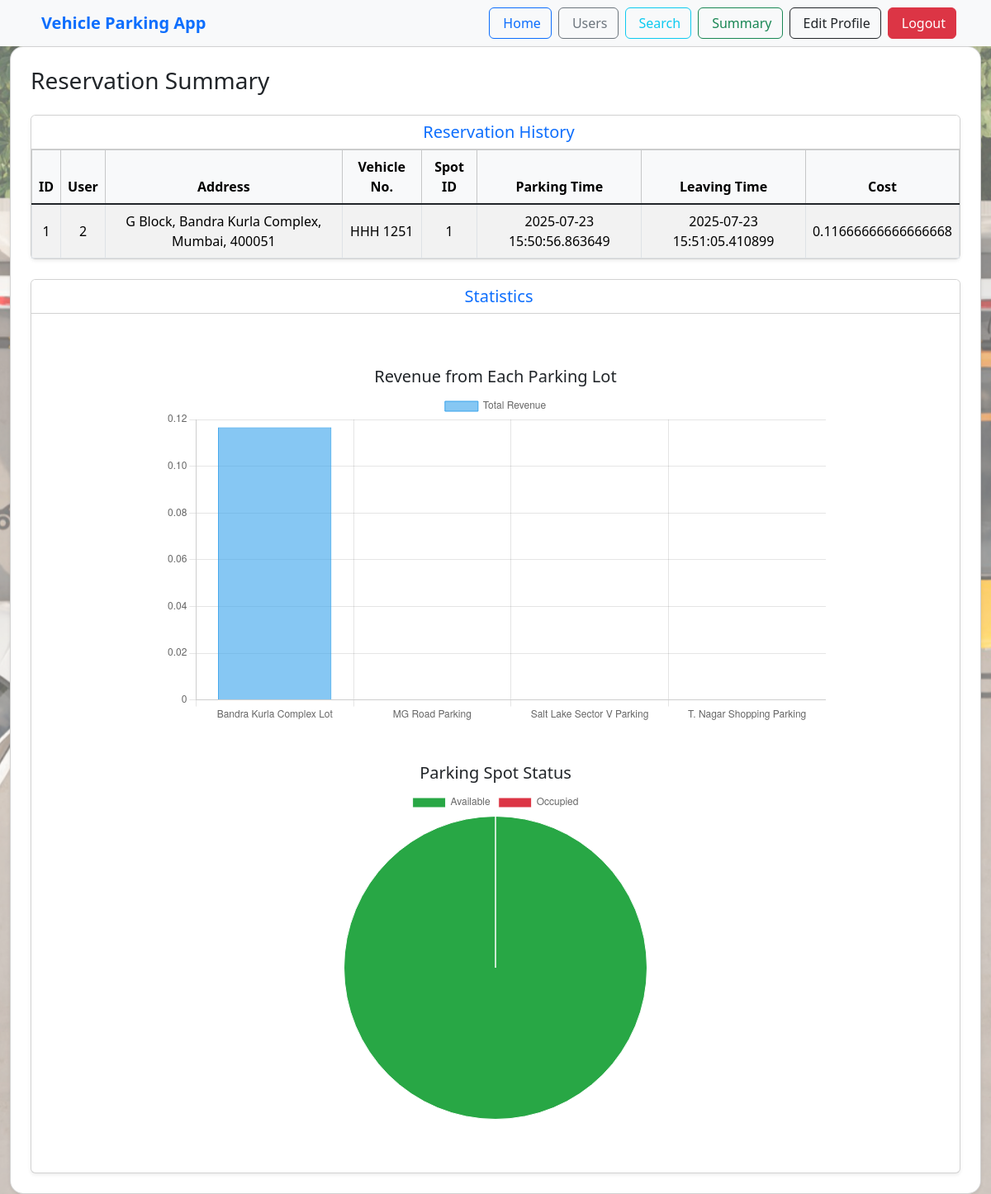
The page /summary_admin (signed in) on the database as committed earlier.
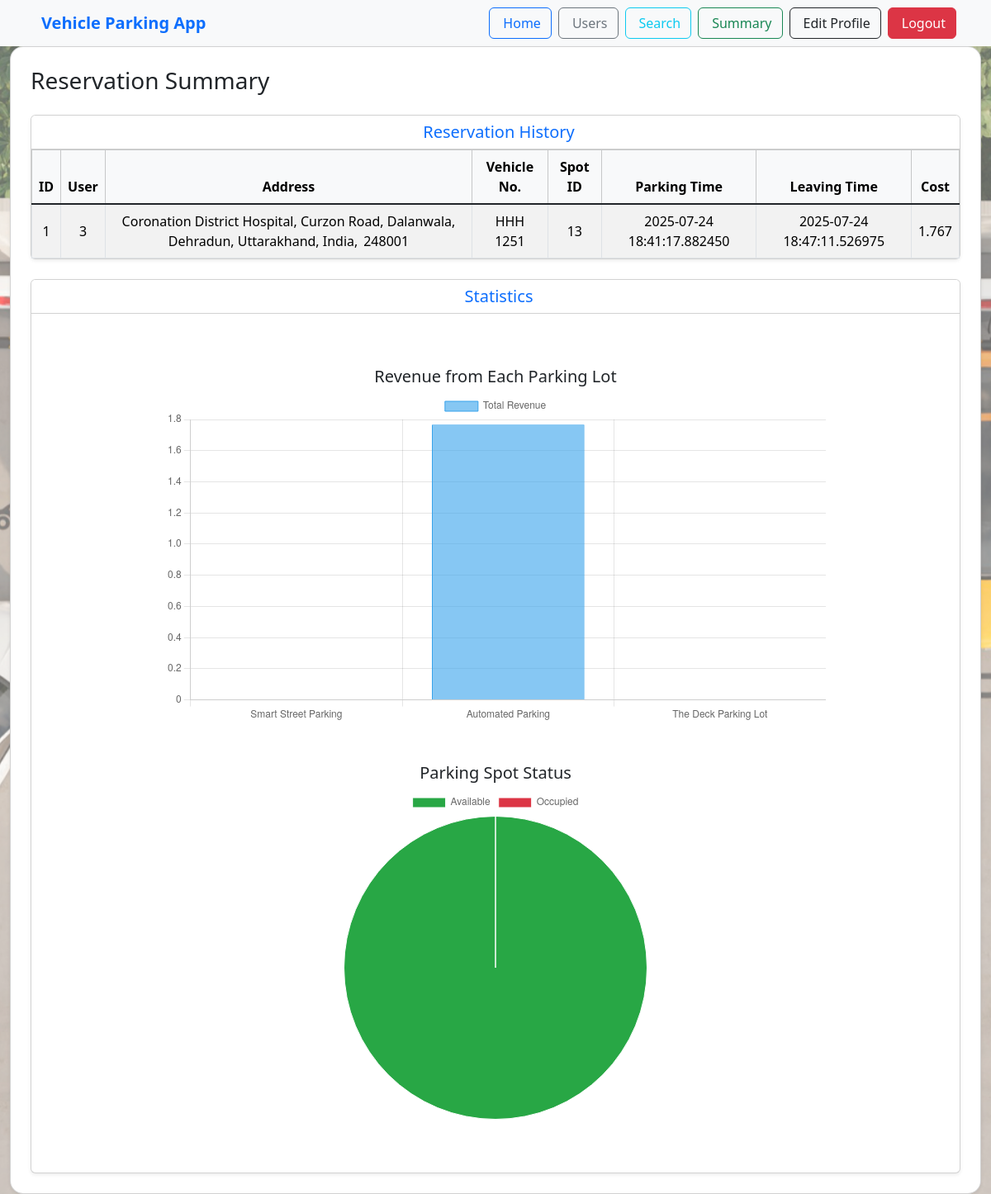
The same page on the database as committed later.
### models/models.py (models this page shows)
class ReserveParkingSpot(db.Model):
    id = db.Column(db.Integer, primary_key = True, autoincrement = True)
    spot_id = db.Column(db.Integer, db.ForeignKey('parking_spot.id'))
    lot_id = db.Column(db.Integer, db.ForeignKey('parking_lot.id'))
    vehicle_no = db.Column(db.String, nullable=False)
    address = db.Column(db.String(250), nullable = False)
    pincode = db.Column(db.String(10), nullable = False)
    user_id = db.Column(db.Integer, db.ForeignKey('user.user_id'))
    parking_timestamp = db.Column(db.DateTime, nullable = False)
    leaving_timestamp = db.Column(db.DateTime)
    parking_cost = db.Column(db.Float, nullable = False)
    spot = db.relationship('ParkingSpot', backref='reserve_parking_spot', lazy=True, uselist=False)

class ParkingSpot(db.Model):
    id = db.Column(db.Integer, primary_key = True, autoincrement = True)
    lot_id = db.Column(db.Integer, db.ForeignKey('parking_lot.id'), nullable = False)
    status = db.Column(db.String(20), nullable = False)

### controller/routes.py (the view)
@app.route('/summary_admin', methods=['GET'])
def summary_admin():
    if 'user_email' not in session or session.get('user_role', None) != 'admin':
        flash('Access denied! Admins only.', 'error')
        return redirect(url_for('home'))
    reserve_parking_spots = ReserveParkingSpot.query.all()
    revenue_labels = []
    revenue_values = []
    parking_lots = ParkingLot.query.all()
    for lot in parking_lots:
        reservations = ReserveParkingSpot.query.filter_by(lot_id=lot.id).all()
        costs = [r.parking_cost for r in reservations]
        total_revenue = sum([c or 0 for c in costs])
        revenue_labels.append(lot.prime_location_name)
        revenue_values.append(total_revenue)
    if not revenue_labels:
        revenue_labels = ['No Data']
        revenue_values = [0]
    total_spots = ParkingSpot.query.count()
    occupied_spots = ParkingSpot.query.filter_by(status='O').count()
    available_spots = total_spots - occupied_spots
    pie_labels = ['Available', 'Occupied']
    pie_values = [available_spots, occupied_spots]
    return render_template(
        'summary_admin.html',
        reserve_parking_spots=reserve_parking_spots,
        revenue_labels=revenue_labels,
        revenue_values=revenue_values,
        pie_labels=pie_labels,
        pie_values=pie_values
    )

### templates/summary_admin.html (shortened to what this page needs)
{% extends 'base.html' %}
{% block content %}
<div class="container-fluid min-vh-100 d-flex justify-content-center align-items-center">
    <div class="card p-4 shadow-sm w-100 rounded-4" style="max-width: 1200px;">
        <h3 class="text-start mb-4">Reservation Summary</h3>
        <div class="card shadow-sm">
            <div class="card-header bg-white text-center">
                <h5 class="mb-0 text-primary">
                    Reservation History
                </h5>
            </div>
            <div class="card-body p-0">
                <div class="table-responsive">
                    <table class="table table-hover table-striped table-bordered mb-0 align-middle">
                        <thead class="table-light text-center">
                            <tr>
                                <th>ID</th>
                                <th>User</th>
                                <th>Address</th>
                                <th>Vehicle No.</th>
                                <th>Spot ID</th>
                                <th>Parking Time</th>
                                <th>Leaving Time</th>
                                <th>Cost</th>
                            </tr>
                        </thead>
                        <tbody class="table-group-divider text-center">
                            {% for reserve in reserve_parking_spots %}
                            <tr>
                                <td>{{ reserve.id }}</td>
                                <td>{{ reserve.user_id }}</td>
                                <td>{{ reserve.address }}, {{ reserve.pincode }}</td>
                                <td>{{ reserve.vehicle_no }}</td>
                                <td>{{ reserve.spot.id }}</td>
                                <td>{{ reserve.parking_timestamp }}</td>
                                <td>
                                    {% if reserve.leaving_timestamp %}
                                        {{ reserve.leaving_timestamp }}
                                    {% else %}
                                        -
                                    {% endif %}
                                </td>
                                <td>
                                    {% if reserve.parking_cost %}
                                        {{ reserve.parking_cost }}
                                    {% else %}
                                        -
                                    {% endif %}
                                </td>
                            </tr>
                            {% endfor %}
                        </tbody>
                    </table>
                </div>
            </div>
        </div>
        <div class="card shadow-sm mt-4">
            <div class="card-header bg-white text-center">
                <h5 class="mb-0 text-primary">
                    Statistics
                </h5>
            </div>
            <div class="card-body">
                <div class="my-5">
                    <h5 class="text-center">Revenue from Each Parking Lot</h5>
                    <div style="width: 100%; max-width: 800px; height: 400px; margin: 0 auto;">
                        <canvas id="revenueChart"></canvas>
                    </div>
                </div>
                <div class="my-5 align-items-center">
                    <h5 class="text-center">Parking Spot Status</h5>
                    <div style="width: 100%; max-width: 800px; height: 400px; margin: 0 auto;" class="d-flex justify-content-center align-items-center">
                        <canvas id="statusChart"></canvas>
                    </div>
                </div>
    </div>
</div>
{% endblock %}
{% block scripts %}
<script>
    const revenueCtx = document.getElementById('revenueChart').getContext('2d');
    new Chart(revenueCtx, {
        type: 'bar',
        data: {
            labels: {{ revenue_labels|tojson }},
            datasets: [{
                label: 'Total Revenue',
                data: {{ revenue_values|tojson }},
                backgroundColor: 'rgba(54, 162, 235, 0.6)',
                borderColor: 'rgba(54, 162, 235, 1)',
                borderWidth: 1
            }]
        },
        options: {
            responsive: true,
            scales: {
                y: { beginAtZero: true }
            }
        }
    });
    const statusCtx = document.getElementById('statusChart').getContext('2d');
    new Chart(statusCtx, {
        type: 'pie',
        data: {
            labels: {{ pie_labels|tojson }},
            datasets: [{
                data: {{ pie_values|tojson }},
                backgroundColor: ['#28a745', '#dc3545'],
                borderColor: '#fff',
                borderWidth: 1
            }]
        },
        options: {
            responsive: true,
        }
    });
</script>
{% endblock %}

### templates/base.html (shortened to what this page needs)
<!DOCTYPE html>
<html lang="en">
<head>
    {% block head %}
    {% block bootstrap_css %}
    <link href="https://cdn.jsdelivr.net/npm/bootstrap@5.3.7/dist/css/bootstrap.min.css" rel="stylesheet">
    {% endblock %}
    {% endblock %}
</head>
<body>
    <div class="bg-overlay">
        {% include 'navbar.html' %}
        {% block content %}
        {% endblock %}
    </div>
</body>
{% block scripts %}
{% endblock %}
</html>

### templates/navbar.html (shortened to what this page needs)
<nav class="navbar navbar-expand-lg navbar-light bg-light shadow-sm">
  <div class="container">
    <a class="navbar-brand fw-bold text-primary" href={{ url_for('home') }}>
      Vehicle Parking App
    <div class="collapse navbar-collapse" id="navbarContent">
      <div class="ms-auto d-flex align-items-center">
        {% if not session.get("user_email") %}
        <a href="{{ url_for('login') }}" class="btn btn-outline-primary me-2">
          <i class="bi bi-box-arrow-in-right me-1"></i>Login
        </a>
        <a href="{{ url_for('signup') }}" class="btn btn-primary">
          <i class="bi bi-person-plus-fill me-1"></i>Sign Up
        </a>
        {% else %}
        <a href="{{ url_for('home') }}" class="btn btn-outline-primary me-2">
          Home
        </a>
        {% if session.get("user_role") == "admin" %}
        <a href="{{ url_for('users') }}" class="btn btn-outline-secondary me-2">
          Users
        </a>
        <a href="{{ url_for('search_admin')}}" class="btn btn-outline-info me-2">
          Search
        </a>
        <a href="{{ url_for('summary_admin') }}" class="btn btn-outline-success me-2">
          Summary
        </a>
        {% else %}
        <a href="{{ url_for('summary_user')}}" class="btn btn-outline-success me-2">
          <i class="bi bi-bar-chart-line-fill me-1"></i>Summary
        </a>
        {% endif %}
        {% if session.get('user_id') %}
        <a href="{{ url_for('edit_profile', user_id=session.get('user_id')) }}" class="btn btn-outline-dark me-2">
          Edit Profile
        </a>
        {% endif %}
        <a href="{{ url_for('logout') }}" class="btn btn-danger">
          Logout
        </a>
        {% endif %}
      </div>
    </div>
  </div>
</nav>

### templates/base.html (style rules this page uses)
html, body { height: 100%; margin: 0; padding: 0; }
body { background-image: url('/static/back.jpg'); background-size: cover; background-repeat: no-repeat; background-position: center center; }
.bg-overlay { background-color: rgba(255, 255, 255, 0.4); min-height: 100%; width: 100%; }

Rows that differ between the two databases and show on the page:
changed ReserveParkingSpot "HHH 1251": user_id "2" → "3"; address "G Block, Bandra Kurla Complex, Mumbai" → "Coronation District Hospital, Curzon Road, Dalanwala, Dehradun, Uttarakhand, India"; pincode "400051" → "248001"; spot.id "1" → "13"; parking_timestamp "2025-07-23 15:50:56.863649" → "2025-07-24 18:41:17.882450"; leaving_timestamp "2025-07-23 15:51:05.410899" → "2025-07-24 18:47:11.526975"; parking_cost "0.11666666666666668" → "1.767"
Other text that changed with them:
chart data {{ revenue_labels|tojson }}: ["Bandra Kurla Complex Lot", "MG Road Parking", "Salt Lake Sector V Parking", "T. Nagar Shopping Parking"] → ["Smart Street Parking", "Automated Parking", "The Deck Parking Lot"]
chart data {{ revenue_values|tojson }}: [0.11666666666666668, 0, 0, 0] → [0, 1.767, 0]
chart data {{ pie_values|tojson }}: [50, 0] → [35, 0]
